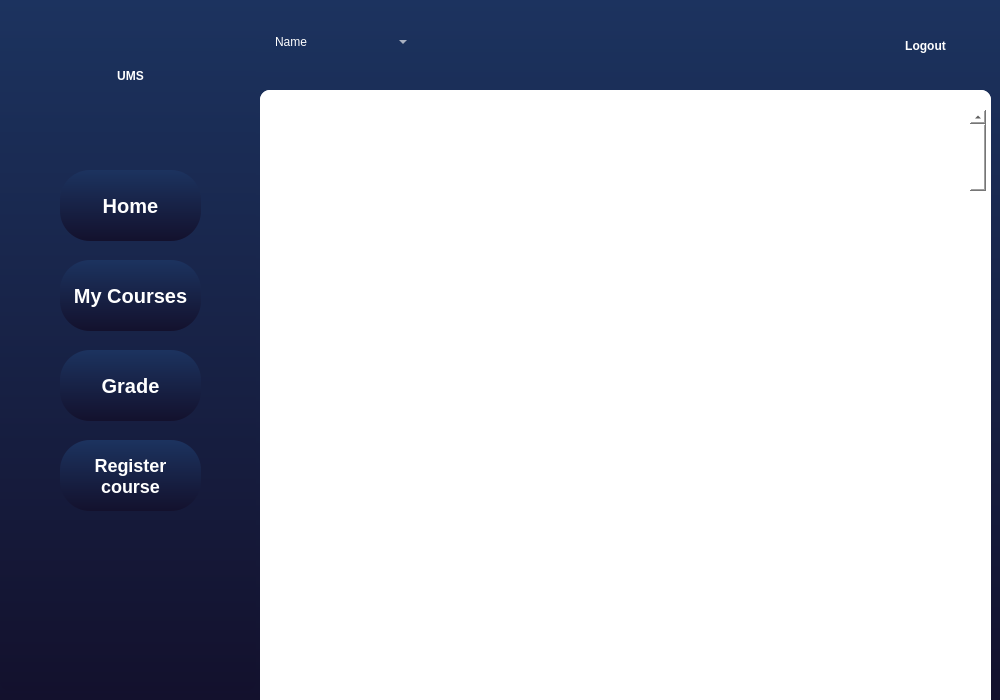
<?xml version="1.0" encoding="UTF-8"?>
<ui version="4.0">
 <class>StudentPage</class>
 <widget class="QDialog" name="StudentPage">
  <property name="geometry">
   <rect>
    <x>0</x>
    <y>0</y>
    <width>1000</width>
    <height>700</height>
   </rect>
  </property>
  <property name="minimumSize">
   <size>
    <width>1000</width>
    <height>700</height>
   </size>
  </property>
  <property name="maximumSize">
   <size>
    <width>1000</width>
    <height>700</height>
   </size>
  </property>
  <property name="windowTitle">
   <string>Dialog</string>
  </property>
  <property name="styleSheet">
   <string notr="true">background: qlineargradient(x1:0, y1:0, x2:0, y2:1, stop:0 #1c335f, stop:1 #13112d);
border-radius:10px;</string>
  </property>
  <widget class="QScrollArea" name="scrollArea">
   <property name="geometry">
    <rect>
     <x>260</x>
     <y>90</y>
     <width>731</width>
     <height>1000000</height>
    </rect>
   </property>
   <property name="minimumSize">
    <size>
     <width>0</width>
     <height>1000000</height>
    </size>
   </property>
   <property name="styleSheet">
    <string notr="true">background-color:white;</string>
   </property>
   <property name="widgetResizable">
    <bool>true</bool>
   </property>
   <widget class="QWidget" name="scrollAreaWidgetContents">
    <property name="geometry">
     <rect>
      <x>0</x>
      <y>0</y>
      <width>731</width>
      <height>1000000</height>
     </rect>
    </property>
    <widget class="QScrollBar" name="verticalScrollBar">
     <property name="geometry">
      <rect>
       <x>710</x>
       <y>20</y>
       <width>16</width>
       <height>761</height>
      </rect>
     </property>
     <property name="orientation">
      <enum>Qt::Vertical</enum>
     </property>
    </widget>
   </widget>
  </widget>
  <widget class="QPushButton" name="pushButton_5">
   <property name="geometry">
    <rect>
     <x>870</x>
     <y>20</y>
     <width>111</width>
     <height>51</height>
    </rect>
   </property>
   <property name="cursor">
    <cursorShape>PointingHandCursor</cursorShape>
   </property>
   <property name="styleSheet">
    <string notr="true">    font-weight: 600;
    border-radius: 10px;
    color: white;
    background-color: transparent;

</string>
   </property>
   <property name="text">
    <string>Logout</string>
   </property>
  </widget>
  <widget class="QListView" name="listView">
   <property name="geometry">
    <rect>
     <x>0</x>
     <y>0</y>
     <width>256</width>
     <height>691</height>
    </rect>
   </property>
  </widget>
  <widget class="QPushButton" name="HomeButton">
   <property name="geometry">
    <rect>
     <x>60</x>
     <y>170</y>
     <width>141</width>
     <height>71</height>
    </rect>
   </property>
   <property name="cursor">
    <cursorShape>PointingHandCursor</cursorShape>
   </property>
   <property name="styleSheet">
    <string notr="true">    font-weight: 600;
	font-size:20px;
    border-radius: 30px;
    color: #ffffff;
background: qlineargradient(x1:0, y1:0, x2:0, y2:1, stop:0 #1c335f, stop:1 #13112d);
</string>
   </property>
   <property name="text">
    <string>Home</string>
   </property>
  </widget>
  <widget class="QPushButton" name="MyCoursesButton">
   <property name="geometry">
    <rect>
     <x>60</x>
     <y>260</y>
     <width>141</width>
     <height>71</height>
    </rect>
   </property>
   <property name="cursor">
    <cursorShape>PointingHandCursor</cursorShape>
   </property>
   <property name="styleSheet">
    <string notr="true">    font-weight: 600;
	font-size:20px;
    border-radius: 30px;
    color: #ffffff;
background: qlineargradient(x1:0, y1:0, x2:0, y2:1, stop:0 #1c335f, stop:1 #13112d);
</string>
   </property>
   <property name="text">
    <string>My Courses</string>
   </property>
  </widget>
  <widget class="QPushButton" name="RegisterButton">
   <property name="geometry">
    <rect>
     <x>60</x>
     <y>440</y>
     <width>141</width>
     <height>71</height>
    </rect>
   </property>
   <property name="cursor">
    <cursorShape>PointingHandCursor</cursorShape>
   </property>
   <property name="styleSheet">
    <string notr="true">    font-weight: 600;
	font-size:18px;
    border-radius: 30px;
    color: #ffffff;
background: qlineargradient(x1:0, y1:0, x2:0, y2:1, stop:0 #1c335f, stop:1 #13112d);
</string>
   </property>
   <property name="text">
    <string>Register
course</string>
   </property>
  </widget>
  <widget class="QPushButton" name="GradeButton">
   <property name="geometry">
    <rect>
     <x>60</x>
     <y>350</y>
     <width>141</width>
     <height>71</height>
    </rect>
   </property>
   <property name="cursor">
    <cursorShape>PointingHandCursor</cursorShape>
   </property>
   <property name="styleSheet">
    <string notr="true">    font-weight: 600;
	font-size:20px;
    border-radius: 30px;
    color: #ffffff;
background: qlineargradient(x1:0, y1:0, x2:0, y2:1, stop:0 #1c335f, stop:1 #13112d);
</string>
   </property>
   <property name="text">
    <string>Grade</string>
   </property>
  </widget>
  <widget class="QLabel" name="label">
   <property name="geometry">
    <rect>
     <x>50</x>
     <y>30</y>
     <width>161</width>
     <height>91</height>
    </rect>
   </property>
   <property name="styleSheet">
    <string notr="true">color:rgb(255, 255, 255);
font: 36pt &quot;Castellar&quot;;
    font-weight: 900;
    background-color: transparent;

</string>
   </property>
   <property name="text">
    <string>UMS</string>
   </property>
   <property name="alignment">
    <set>Qt::AlignCenter</set>
   </property>
  </widget>
  <widget class="QComboBox" name="Profile">
   <property name="geometry">
    <rect>
     <x>270</x>
     <y>30</y>
     <width>141</width>
     <height>24</height>
    </rect>
   </property>
   <property name="styleSheet">
    <string notr="true">color:white;
font: 16pt &quot;Arial&quot;;
    background-color: transparent;</string>
   </property>
   <item>
    <property name="text">
     <string>Name</string>
    </property>
   </item>
   <item>
    <property name="text">
     <string>My Profile</string>
    </property>
   </item>
  </widget>
 </widget>
 <resources/>
 <connections/>
</ui>
